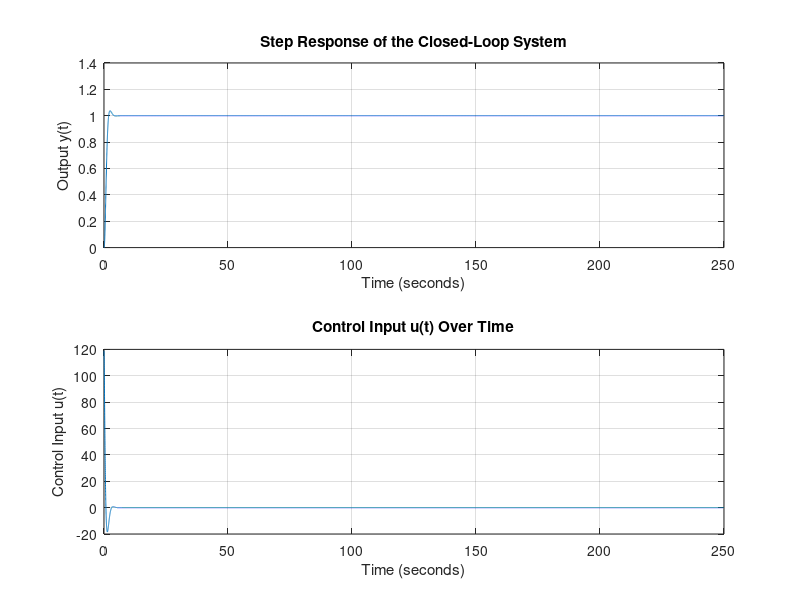

Recreate this plot in MATLAB. (Note: this script raises an error after producing the figure.)
s = tf('s');

% System parameters
L_m = 2;       
R_m = 21;      
b = 1;        
J = 3.5;
K_tau = 38;   
K_m = 0.5;     
n = 1/20;      

% Define G
G_partial = K_tau / ((s * L_m + R_m) * (J * s + b));
G_0 = G_partial * n / s;
G = G_0 / (1 + G_partial * K_m);

K_p = 5.8;
% Controller parameters
beta = 0.16;
tau_d = 2.5;
tau_i = 12.4;
K = 17.278;
gamma = 0.038;


F = K*(tau_d*s + 1)*(tau_i*s + 1)/((beta*tau_d*s + 1)*(tau_i*s + gamma));

A = [0 n 0; 0 -b/J K_tau/J; 0 -K_m/L_m -R_m/L_m];
B = [0; 0; 1/L_m];
C = [1 0 0];
D = 0;


l_1 = 119;
l_2 = 4;
l_3 = 1;
L = [l_1, l_2, l_3]
l_0 = l_1;

% Create state-space system
sys_open = ss(A, B, C, D);

A_cl = A - B*L;

sys_cl = ss(A_cl, B*l_0, C, D);

poles = pole(sys_cl);
eigenvalues = eig(A_cl)

%{%}
t = 0:0.01:250;  % Simulation time vector
[y_cl, t, x_cl] = step(sys_cl, t);  % Step response of the closed-loop system

% Initialize control input vector
u = zeros(length(t), 1);  % Pre-allocate for control input

% Reference input (unit step input)
r = ones(size(t));  % Reference signal (unit step)

% Compute control input u(t) at each time step
for k = 1:length(t)
    % Compute control input u(t) = r * l_0 - L * x(t)
    u(k) = r(k) * l_0 - L * x_cl(k, :)';  % x_cl contains states at each time step
end

% Plot the step response (output)
figure;
subplot(2,1,1);
plot(t, y_cl);
title('Step Response of the Closed-Loop System');
xlabel('Time (seconds)');
ylabel('Output y(t)');
grid on;

% Plot the control input u(t)
subplot(2,1,2);
plot(t, u);
title('Control Input u(t) Over Time');
xlabel('Time (seconds)');
ylabel('Control Input u(t)');
grid on;


lab3robot(G,K_p,F,A,B,C,L,l_0,040110);
